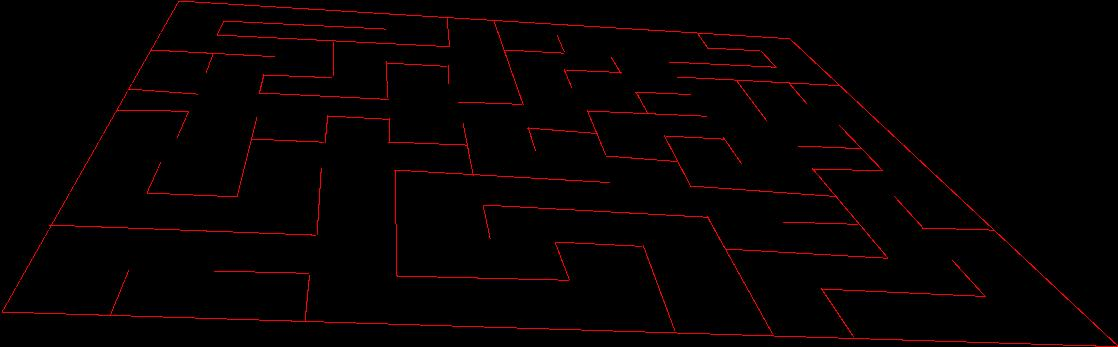
#> input picture MicroMouse/reconstructed_walls.jpg, 1118 x 347 px
$ python harris_corner_detection_method.py
#> lines starting #> are read from the running program, lines starting #| are printed output that depends on the picture; after the words box and inside, x2 and y2 are one past the last pixel; in counts of white or black regions, pixels touching at a corner belong together
import cv2
import numpy as np

img = cv2.imread('reconstructed_walls.jpg')
#> img is the input picture: shape (347, 1118, 3); mean B, G, R 1.7, 1.4, 6.2
gray_img = cv2.cvtColor(img, cv2.COLOR_BGR2GRAY)
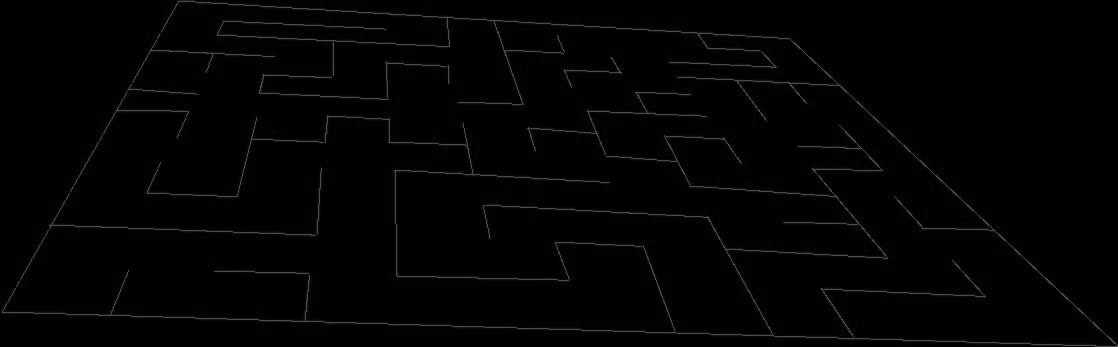
#> gray_img: shape (347, 1118); min 0, max 115, mean 2.9

# Harris corner detection

corners = cv2.goodFeaturesToTrack(gray_img, maxCorners=500, qualityLevel=0.001, minDistance=1, useHarrisDetector=True, k= 0.1)
#> corners = 305 rows, first 8: [263, 75], [129, 89], [723, 138], [395, 170], [528, 128], [327, 116], [821, 288], [449, 19]
corners = np.int0(corners)
count = 0
corners_coords = []
for c in corners:
       corners_coords.append(c)
       count += 1
       x, y = c.ravel()
       cv2.circle(img, center=(x, y), radius=2, color=(0, 255, 0), thickness=-1, )
#> this loop made 305 passes
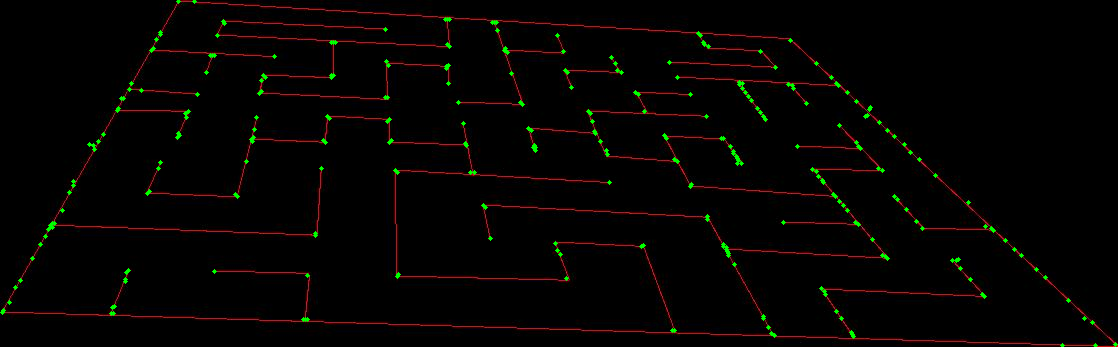
#> img: shape (347, 1118, 3); 0.93% of pixels changed, all inside (x1, y1, x2, y2) = (0, 0, 1118, 347)
#> after the loop, corners_coords = 305 items, first 6: [[263, 75]], [[129, 89]], [[723, 138]], [[395, 170]], [[528, 128]], [[327, 116]]; count = 305


for corner in corners:
    x, y = corner.ravel()
    cv2.circle(img, (x, y), radius=2, color=(0, 255, 0), thickness=-1)

# Save the image with marked corners
cv2.imwrite('walls_with_corners_harris_initial_pass.jpg', img)
# [7 lines of commented-out code are left out]
